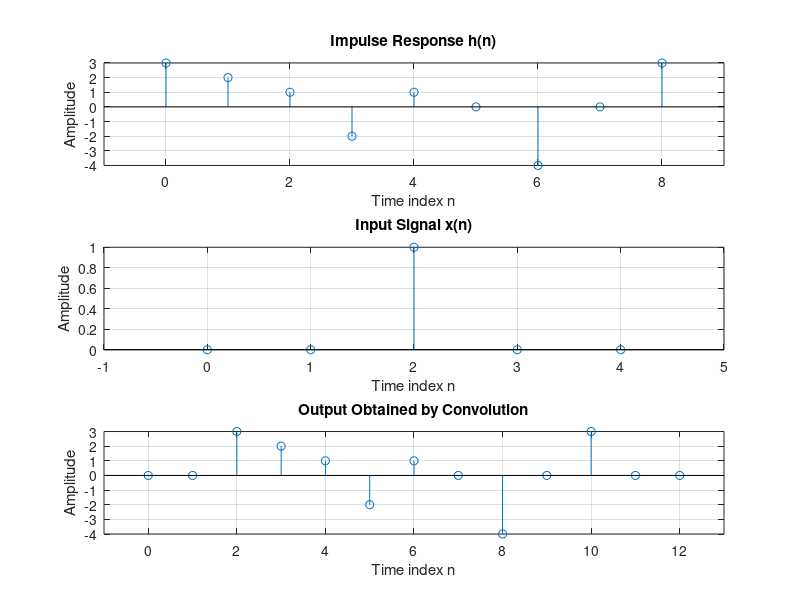

This chart was generated by the following MATLAB code:
clear all;
close all;
clc;
h = [3 2 1 -2 1 0 -4 0 3]; % impulse response 
org_h = 1; % Sample number where origin exists 
nh = [0 : length(h)-1]- org_h + 1; %
h_len = length(h)

x = [0 0 1 0 0];
org_x = 1; % Sample number where origin exists 
nx = [0 : length(x)-1]- org_x + 1; 
x_len = length(x)

y = conv(h,x); 
ny = [nh(1)+ nx(1) : nh(end)+nx(end)]; 
y_len = length(y)

total = h_len + x_len - 1;
str = "M + N - 1 = 15"
disp(str)

total

figure, 
subplot(3,1,1), 
stem(nh,h); 
xlabel('Time index n'); 
ylabel('Amplitude'); 
xlim([nh(1)-1 nh(end)+1]);
title('Impulse Response h(n)'); 
grid; 

subplot(3,1,2), 
stem(nx,x); 
xlabel('Time index n');
ylabel('Amplitude'); 
xlim([nx(1)-1 nx(end)+1]); 
title('Input Signal x(n)'); 
grid; 
subplot(3,1,3) 
stem(ny,y); 
xlabel('Time index n'); 
ylabel('Amplitude'); 
xlim([ny(1)-1 ny(end)+1]); 
title('Output Obtained by Convolution'); 
grid;
